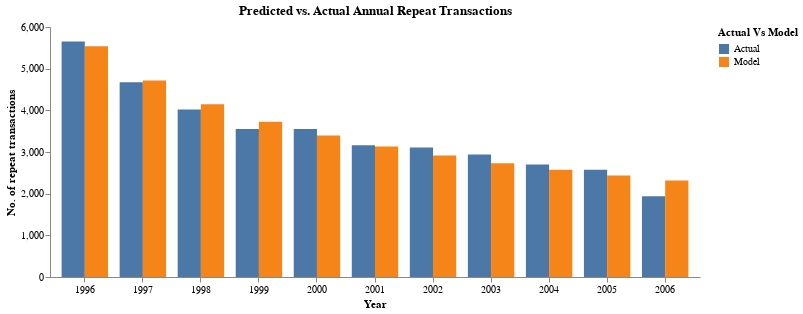

The notebook cell saved with this chart:
### Code cell
(
    alt.Chart(yearly_repeat).mark_bar().encode(
        x=alt.X('Year', axis=alt.Axis(labelAngle=0)),
        y=alt.Y('Repeat Trans', title='No. of repeat transactions'),
        color='Actual Vs Model',
        xOffset='Actual Vs Model'
    ).properties(
            width=650,
            height=250,
            title='Predicted vs. Actual Annual Repeat Transactions'
    ).configure_view(stroke=None).configure_axisY(grid=False).configure_axisX(grid=False)  
)

### Figure 1 — Vega-Lite specification as saved in the notebook (floating-point values rounded to 4 significant figures)
{"$schema": "https://vega.github.io/schema/vega-lite/v5.20.1.json", "config": {"axisX": {"grid": false}, "axisY": {"grid": false}, "view": {"continuousHeight": 300, "continuousWidth": 300, "stroke": null}}, "data": {"name": "data-dee69c42f724ef8e8685a2ff31138fdd"}, "datasets": {"data-dee69c42f724ef8e8685a2ff31138fdd": [{"Actual Vs Model": "Actual", "Repeat Trans": 5652, "Year": "1996"}, {"Actual Vs Model": "Actual", "Repeat Trans": 4674, "Year": "1997"}, {"Actual Vs Model": "Actual", "Repeat Trans": 4019, "Year": "1998"}, {"Actual Vs Model": "Actual", "Repeat Trans": 3552, "Year": "1999"}, {"Actual Vs Model": "Actual", "Repeat Trans": 3555, "Year": "2000"}, {"Actual Vs Model": "Actual", "Repeat Trans": 3163, "Year": "2001"}, {"Actual Vs Model": "Actual", "Repeat Trans": 3110, "Year": "2002"}, {"Actual Vs Model": "Actual", "Repeat Trans": 2938, "Year": "2003"}, {"Actual Vs Model": "Actual", "Repeat Trans": 2703, "Year": "2004"}, {"Actual Vs Model": "Actual", "Repeat Trans": 2573, "Year": "2005"}, {"Actual Vs Model": "Actual", "Repeat Trans": 1936, "Year": "2006"}, {"Actual Vs Model": "Model", "Repeat Trans": 5536.0, "Year": "1996"}, {"Actual Vs Model": "Model", "Repeat Trans": 4717.0, "Year": "1997"}, {"Actual Vs Model": "Model", "Repeat Trans": 4148.0, "Year": "1998"}, {"Actual Vs Model": "Model", "Repeat Trans": 3725.0, "Year": "1999"}, {"Actual Vs Model": "Model", "Repeat Trans": 3396.0, "Year": "2000"}, {"Actual Vs Model": "Model", "Repeat Trans": 3132.0, "Year": "2001"}, {"Actual Vs Model": "Model", "Repeat Trans": 2914.0, "Year": "2002"}, {"Actual Vs Model": "Model", "Repeat Trans": 2731.0, "Year": "2003"}, {"Actual Vs Model": "Model", "Repeat Trans": 2574.0, "Year": "2004"}, {"Actual Vs Model": "Model", "Repeat Trans": 2438.0, "Year": "2005"}, {"Actual Vs Model": "Model", "Repeat Trans": 2319.0, "Year": "2006"}]}, "encoding": {"color": {"field": "Actual Vs Model", "type": "nominal"}, "x": {"axis": {"labelAngle": 0}, "field": "Year", "type": "nominal"}, "xOffset": {"field": "Actual Vs Model", "type": "nominal"}, "y": {"field": "Repeat Trans", "title": "No. of repeat transactions", "type": "quantitative"}}, "height": 250, "mark": {"type": "bar"}, "title": "Predicted vs. Actual Annual Repeat Transactions", "width": 650}
